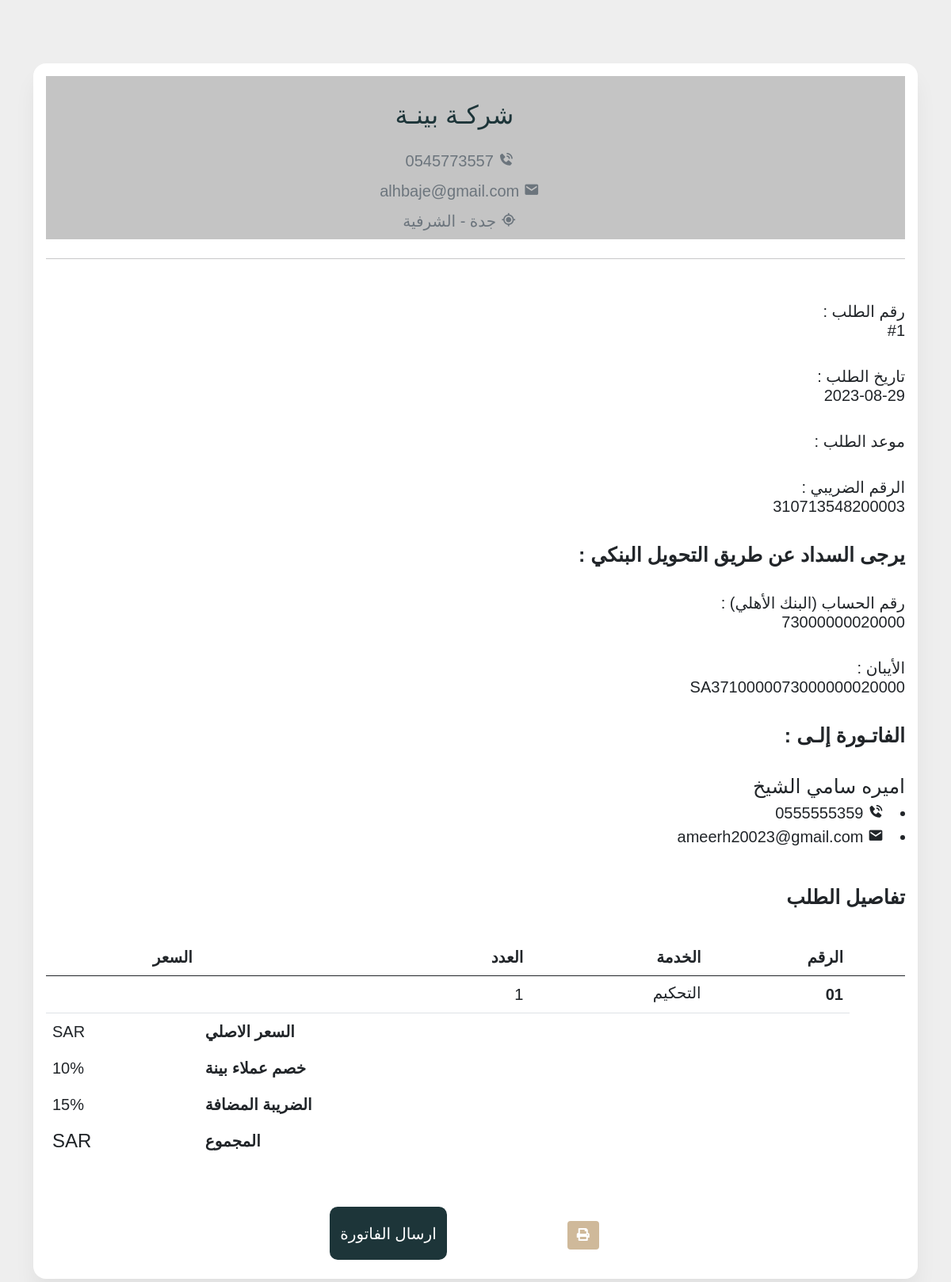
The app's page /Admin/invoice.php?appointment_id=1 with its own data.
### tables this page shows
CREATE TABLE `orders` (
  `order_id` int(5) NOT NULL,
  `filed` int(1) DEFAULT NULL,
  `prosecutor` varchar(100) DEFAULT NULL,
  `defendant` varchar(100) DEFAULT NULL,
  `required_work` varchar(300) DEFAULT NULL,
  `brief` varchar(3000) DEFAULT NULL,
  `file` varchar(500) DEFAULT NULL,
  `requests` varchar(3000) DEFAULT NULL,
  `notes` varchar(1000) DEFAULT NULL,
  `service_id` int(3) NOT NULL,
  `due_date` date DEFAULT NULL,
  `client_id` int(10) NOT NULL,
  `status` varchar(50) DEFAULT NULL,
  `total_price` double DEFAULT NULL,
  `initial_price` double DEFAULT NULL,
  `details` varchar(3000) DEFAULT NULL,
  `time` time DEFAULT NULL
);

CREATE TABLE `clients` (
  `client_id` int(10) NOT NULL,
  `First_name` varchar(40) NOT NULL,
  `Middle_name` varchar(40) NOT NULL,
  `Last_name` varchar(40) NOT NULL,
  `Email` varchar(50) NOT NULL,
  `Phone` varchar(12) NOT NULL,
  `NationalID` varchar(10) NOT NULL,
  `password` varchar(50) DEFAULT NULL,
  `registered` int(1) DEFAULT NULL,
  `reset_token_expires_at` datetime DEFAULT NULL,
  `reset_token_hash` varchar(64) DEFAULT NULL,
  `user_id` int(50) DEFAULT NULL
);

CREATE TABLE `services` (
  `Service_id` int(3) NOT NULL,
  `title` varchar(200) NOT NULL,
  `description` varchar(1000) NOT NULL
);

### Admin/invoice2.php (called while the page is built, shortened)
<?php
include '../database.php';
$appointmentId =  $_GET['appointment_id'];
$smt = mysqli_prepare($conn, "SELECT * FROM appointments WHERE appointment_id = '$appointmentId'");
mysqli_stmt_execute($smt);
$result = mysqli_stmt_get_result($smt);
if (mysqli_num_rows($result) == 0) {
    $smt = mysqli_prepare($conn, "SELECT * FROM orders WHERE order_id = '$appointmentId'");
    mysqli_stmt_execute($smt);
    $result = mysqli_stmt_get_result($smt);
    $row = mysqli_fetch_assoc($result);
    $Service_id = $row['service_id'];
    $client = $row['client_id'];
    $Date = $row['due_date'];
    $status = $row['status'];
}
$stmt = mysqli_prepare($conn, "SELECT * FROM clients WHERE client_id = '$client'");
mysqli_stmt_execute($stmt);
$result = mysqli_stmt_get_result($stmt);
$row = mysqli_fetch_assoc($result);
$Fristname = $row['First_name'];
$Middlename = $row['Middle_name'];
$Lastname = $row['Last_name'];
$phone = $row['Phone'];
$email = $row['Email'];
$registered = $row['registered'];
$slmt = mysqli_prepare($conn, "SELECT * FROM services WHERE Service_id = '$Service_id'");
mysqli_stmt_execute($slmt);
$result = mysqli_stmt_get_result($slmt);
$row = mysqli_fetch_assoc($result);
$title = $row['title'];

### Admin/invoice.php (the view, shortened to what this page needs)
<!DOCTYPE html>
<html lang="en">
<head>
  <link href='https://unpkg.com/boxicons@2.1.4/css/boxicons.min.css' rel='stylesheet' />
  <link href="https://cdn.jsdelivr.net/npm/bootstrap@5.0.1/dist/css/bootstrap.min.css" rel="stylesheet">
  <?php include 'invoice2.php'; ?>
</head>
<body>
  <link rel="stylesheet" href="https://cdnjs.cloudflare.com/ajax/libs/font-awesome/5.13.1/css/all.min.css" />
  <div class="container">
    <div class="row">
      <div class="col-lg-12">
        <br> <br>
        <div class="card">
          <div class="card-body">
            <div class="invoice-title" style="background-color: #C4C4C4;">
              <br>
              <div class="mb-4 " style=" text-align: center; color:#1D3539;" dir="rtl">
                <h2>&nbsp;&nbsp;&nbsp;&nbsp;&nbsp;&nbsp;شركـة بينـة</h2>
              </div>
              <div class="text-muted " style=" text-align: center;" dir="rtl">
                <ul class="nav flex-column ">
                  <li class="nav-item mb-2 "><i class='bx bxs-phone-call icon'></i> 0545773557</li>
                  <li class="nav-item mb-2 "><i class='bx bxs-envelope icon'></i> alhbaje@gmail.com</li>
                  <li class="nav-item mb-2 "><i class='bx bx-current-location icon'></i> جدة - الشرفية</li>
                </ul>
              </div>
            </div>
            <hr class="my-4">
            <div class="row">
              <div class="col-sm-6">
              </div>
              <div class="col-sm-6">
                <div class="text-sm-end" dir="rtl">
                  <div>
                    <br>
                    <h5 class="font-size-15 mb-1"> رقم الطلب : <br>#<?php echo $appointmentId; ?> </h5>
                    <br>
                    <h5 class="font-size-15 mb-1"> تاريخ الطلب : <br><?php echo $Date; ?> </h5>
                    <br>
                    <h5 class="font-size-15 mb-1"> موعد الطلب : <br><?php echo $time; ?> </h5>
                    <br>
                    <h5 class="font-size-15 mb-1"> الرقم الضريبي : <br>310713548200003 </h5>
                    <br>
                    <h5 class="font-size-15 mb-1" style="font-weight: bold; font-size:25px;"> يرجى السداد عن طريق التحويل البنكي :</h5>
                    <br>
                    <h5 class="font-size-15 mb-1"> رقم الحساب (البنك الأهلي) : <br>73000000020000 </h5>
                    <br>
                    <h5 class="font-size-15 mb-1"> الأيبان : <br>SA3710000073000000020000 </h5>
                    <br>
                    <h5 class="font-size-15 mb-1" style="font-weight: bold; font-size:25px;"> الفاتـورة إلـى :</h5>
                    <br>
                    <h5 class="font-size-15 mb-1" style="font-size:25px;"><?php echo $Fristname . " ", $Middlename, " ", $Lastname; ?></h5>
                    <li><i class='bx bxs-phone-call icon'></i> <?php echo $phone; ?></li>
                    <li class="nav-item mb-2 "><i class='bx bxs-envelope icon'></i> <?php echo $email; ?></li>
                  </div>
                </div>
              </div>
            </div>
            <div class="py-2">
              <br>
              <h5 class="font-size-15" style="  font-weight: bold; font-size:25px;" dir="rtl">تفاصيل الطلب</h5>
              <div class="table-responsive">
                <table class="table align-middle table-nowrap table-centered mb-0">
                  <thead>
                    <tr dir="rtl">
                      <th>السعر</th>
                      <th>العدد</th>
                      <th>الخدمة</th>
                      <th>الرقم</th>
                      <th style="width: 70px;"></th>
                    </tr>
                  </thead>
                  <tbody>
                    <tr dir="rtl">
                      <td> <?php echo $total_price; ?></td>
                      <td>1</td>
                      <td>
                        <div>
                          <h5 class="text-truncate font-size-14 mb-1"><?php echo $title; ?></h5>
                        </div>
                      </td>
                      <th scope="row">01</th>
                    </tr>
                    <br>
                    <tr>
                      <td class="border-0 "> <?php echo $initial_price; ?>SAR</td>
                      <th scope="row" colspan="4" class="border-0 ">
                        السعر الاصلي</th>
                    </tr>
                    <tr>
                      <td class="border-0">
                        <?php echo ($registered == 1) ? '10%' : '0%'; ?>
                      </td>
                      <th scope="row" colspan="1" class="border-0">
                        خصم عملاء بينة
                      </th>
                    </tr>
                    <tr>
                      <td class="border-0 ">15%</td>
                      <th scope="row" colspan="4" class="border-0 ">
                        الضريبة المضافة</th>
                    </tr>
                    <tr>
                      <td class="border-0 ">
                        <h4 class="m-0 fw-semibold"><?php echo $total_price; ?>SAR</h4>
                      </td>
                      <th scope="row" colspan="4" class="border-0 ">المجموع</th>
                    </tr>
                  </tbody>
                </table>
              </div>
              <br> <br>
              <div class="container" style=" display: flex !important;justify-content: center !important;font-family:Amiri !important;">
                <?php if ($status != "تم القبول") { ?>
                  <button class="submit" class="button" name="invoice_btn" style="background-color:#1D3539 !important;color:white;border-radius: 10px; border: 7px solid #1D3539;">
                    <a href="API.php?appointment_id=<?php echo $appointmentId; ?>&type=accept" style="color: #FFF; text-decoration:none;">
                      ارسال الفاتورة</a>
                  </button>
                <?php } else { ?>
                <?php } ?>
                <button class="button" style=" background-color:#fff !important;border: 7px solid #fff; border-radius: 7px;">
                  <div class="float-end">
                    <a href="javascript:window.print()" class="btn btn-success me-1" style="background-color: #CFB99A;    border:none; "><i class="fa fa-print"></i></a>
                  </div>
                </button>
              </div>
            </div>
          </div>
        </div>
        <br> <br>
      </div>
    </div>
  </div>
</body>
</html>

### Admin/invoice.php (style rules this page uses)
body { margin-top: 20px; background-color: #eee; font-family: 'Cairo', sans-serif; font-size: 20px; }
.card { position: relative; display: flex; flex-direction: column; min-width: 0; word-wrap: break-word; background-color: #fff; background-clip: border-box; border: 0 solid rgba(0, 0, 0, .125); border-radius: 1rem; box-shadow: 0 20px 27px 0 rgb(0 0 0 / 5%); }
.button { flex: 1; max-width: 200px; height: 50px; margin: 10px; border-radius: 10px; color: #FFF; width: 157px; height: 46.896px !important; flex-shrink: 0; color: rgb(255, 255, 255); text-decoration: none; font-size: 15px !important; border-radius: 7px; padding: 1px 7px !important; }

### records on screen
orders: due_date "2023-08-29"
clients: First_name "اميره", Middle_name "سامي", Last_name "الشيخ", Phone "0555555359", Email "ameerh20023@gmail.com"
services: title "التحكيم"

### other values on screen
$appointmentId "1"
